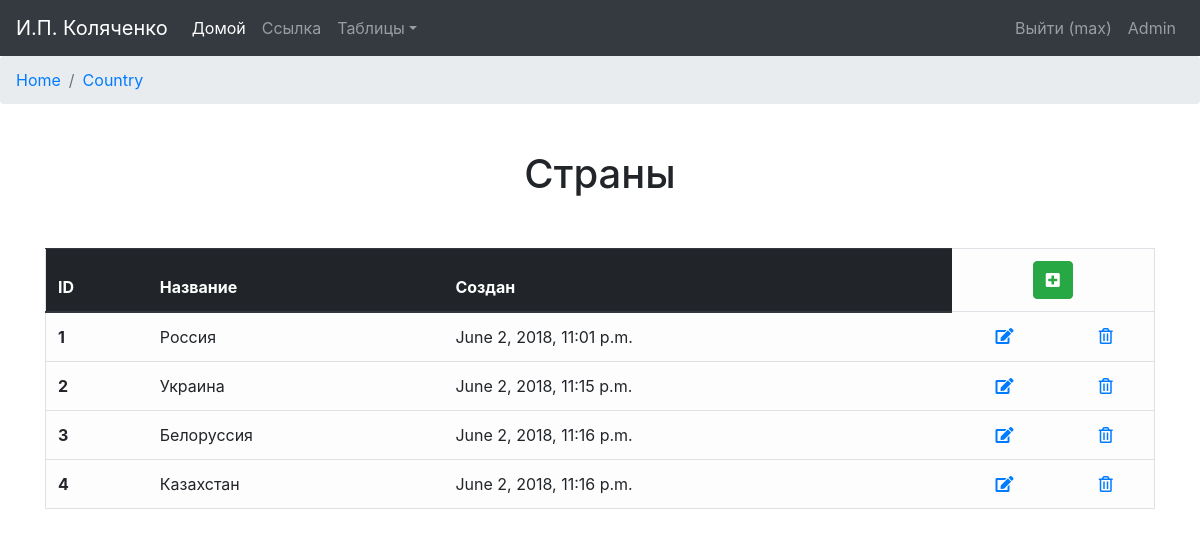
The page /country (signed in) on the database its author committed.
### orders/models.py (models this page shows, shortened)
class AddressCountry(models.Model):
    country_name = models.CharField('Страна', max_length=32, blank=True, null=True, default=None)
    is_active = models.BooleanField('Активен', default=True)
    created = models.DateTimeField('Создан', auto_now_add=True, auto_now=False)
    updated = models.DateTimeField('Последнее обновление', auto_now_add=False, auto_now=True)
    class Meta:
        verbose_name = 'Страна'
        verbose_name_plural = 'Страны'

### orders/views.py (the view)
# urls.py: url(r'^country$', views.country_out, name='country_out'),
@login_required
def country_out(request):
    country_list = AddressCountry.objects.filter(is_active=True)
    country_verbose = AddressCountry._meta.verbose_name_plural
    return render(request, "Country/country_out.html", locals())

### orders/context_processors.py (called while the page is built)
def getting_username(request):
    username = auth.get_user(request).username
    return locals()

### templates/Country/country_out.html
{% extends 'base.html' %}
{% block content %}
    <nav aria-label="breadcrumb">
        <ol class="breadcrumb">
            <li class="breadcrumb-item"><a href="{% url "home_page" %}">Home</a></li>
            <li class="breadcrumb-item active" aria-current="page"><a href="{% url "country_out" %}">Country</a></li>
        </ol>
    </nav>
    <div class="container">
        <h1 align="center" class="h1-out">{{ country_verbose }}</h1>
    </div>
    <div class="container out-container">
        <table class="table table-light border table-hover" align="center">
            <thead class="thead-dark">
            <tr>
                <th>ID</th>
                <th>Название</th>
                <th>Создан</th>
                <td colspan="2" align="center">
                    <form action="{% url "country_add" %}">
                        <button type="submit" class="btn btn-success" title="Добавить"><i
                                class="fas fa-plus-square"></i></button>
                    </form>
                </td>
            </tr>
            </thead>
            {% for country in country_list %}
                <tr>
                    <th>{{ country.id }}</th>
                    <td>{{ country.country_name }}</td>
                    <td>{{ country.created }}</td>
                    <td align="center"><a href="{% url "country_edit" country.id %}"><i class="fas fa-edit"
                                                                                        title="Изменить"></i></a>
                    </td>
                    <td align="center"><a href="{% url "country_delete" country.id %}"><i class="far fa-trash-alt"
                                                                                          title="Удалить"></i></a></td>
                </tr>
            {% endfor %}
        </table>
    </div>
{% endblock %}

### templates/navbar.html (shortened to what this page needs)
{% load static %}
<nav class="navbar navbar-expand-lg navbar-dark bg-dark">
    <a class="navbar-brand" href="{% url "home_page" %}">И.П. Коляченко</a>
    <div class="collapse navbar-collapse" id="navbarsExample05">
        <ul class="navbar-nav mr-auto">
            <li class="nav-item active">
                <a class="nav-link" href="{% url "home_page" %}">Домой <span class="sr-only">(current)</span></a>
            </li>
            <li class="nav-item">
                <a class="nav-link" href="#">Ссылка</a>
            </li>
            <li class="nav-item dropdown">
                <a class="nav-link dropdown-toggle" href="http://example.com" id="dropdown05" data-toggle="dropdown"
                   aria-haspopup="true" aria-expanded="false">Таблицы</a>
            </li>
        </ul>
        <form class="form-inline my-2 my-md-0">
            <ul class="nav navbar-nav navbar-right">
                {% if username %}
                    <li class="nav-item nav-top-item">
                        <a class="nav-link nav-top-link" href="{% url "logout" %}">
                            Выйти ({{ username }})</a>
                    </li>
                    <li class="nav-item nav-top-item">
                        <a class="nav-link nav-top-link" href="admin/">
                            Admin</a>
                    </li>
                {% else %}
                    <li class="nav-item nav-top-item">
                        <a class="nav-link nav-top-link" href="{% url "login" %}">
                            <i class="fa fa-sign-in" aria-hidden="true"></i> Войти</a>
                    </li>
                {% endif %}
            </ul>
        </form>
    </div>
</nav>

### static/static_dev/css/main.css (style rules this page uses)
.out-container { padding-top: 5px; padding-bottom: 10px; }
.h1-out { padding-top: 30px; padding-bottom: 30px; }

### static/static_dev/css/base.css (style rules this page uses)
html, body { height: 100%; max-height: 100%; }
h1 { margin-top: 15px; margin-bottom: 15px; text-align: center; }

### rows shown on the page
AddressCountry: id "1", country_name "Россия", created "June 2, 2018, 11:01 p.m."
AddressCountry: id "2", country_name "Украина", created "June 2, 2018, 11:15 p.m."
AddressCountry: id "3", country_name "Белоруссия", created "June 2, 2018, 11:16 p.m."
AddressCountry: id "4", country_name "Казахстан", created "June 2, 2018, 11:16 p.m."

### other values the page prints
{{ username }} "max"
{{ country_verbose }} "Страны"
